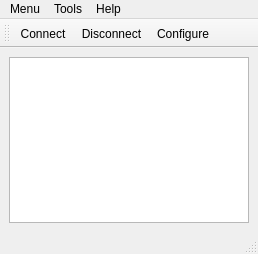
<?xml version="1.0" encoding="UTF-8"?>
<ui version="4.0">
 <class>MainWindow</class>
 <widget class="QMainWindow" name="MainWindow">
  <property name="geometry">
   <rect>
    <x>0</x>
    <y>0</y>
    <width>258</width>
    <height>254</height>
   </rect>
  </property>
  <property name="windowTitle">
   <string>Serial Test</string>
  </property>
  <widget class="QWidget" name="centralwidget">
   <layout class="QVBoxLayout" name="verticalLayout">
    <item>
     <layout class="QHBoxLayout" name="horizontalLayout"/>
    </item>
    <item>
     <widget class="QTextBrowser" name="console"/>
    </item>
   </layout>
  </widget>
  <widget class="QMenuBar" name="menubar">
   <property name="geometry">
    <rect>
     <x>0</x>
     <y>0</y>
     <width>258</width>
     <height>21</height>
    </rect>
   </property>
   <widget class="QMenu" name="menuConnect">
    <property name="title">
     <string>Menu</string>
    </property>
    <addaction name="actionConnect"/>
    <addaction name="actionDisconnect"/>
    <addaction name="separator"/>
    <addaction name="actionQuit"/>
   </widget>
   <widget class="QMenu" name="menuTools">
    <property name="title">
     <string>Tools</string>
    </property>
    <addaction name="actionConfigure"/>
   </widget>
   <widget class="QMenu" name="menuHelp">
    <property name="title">
     <string>Help</string>
    </property>
    <addaction name="actionAbout"/>
    <addaction name="actionAbout_Qt"/>
   </widget>
   <addaction name="menuConnect"/>
   <addaction name="menuTools"/>
   <addaction name="menuHelp"/>
  </widget>
  <widget class="QStatusBar" name="statusbar"/>
  <widget class="QToolBar" name="toolBar">
   <property name="windowTitle">
    <string>toolBar</string>
   </property>
   <attribute name="toolBarArea">
    <enum>TopToolBarArea</enum>
   </attribute>
   <attribute name="toolBarBreak">
    <bool>false</bool>
   </attribute>
   <addaction name="actionConnect"/>
   <addaction name="actionDisconnect"/>
   <addaction name="actionConfigure"/>
  </widget>
  <action name="actionConnect">
   <property name="icon">
    <iconset resource="icone.qrc">
     <normaloff>:/iconeSerial/icone/usb.png</normaloff>:/iconeSerial/icone/usb.png</iconset>
   </property>
   <property name="text">
    <string>&amp;Connect</string>
   </property>
  </action>
  <action name="actionDisconnect">
   <property name="icon">
    <iconset resource="icone.qrc">
     <normaloff>:/iconeSerial/icone/disconnect.png</normaloff>:/iconeSerial/icone/disconnect.png</iconset>
   </property>
   <property name="text">
    <string>&amp;Disconnect</string>
   </property>
  </action>
  <action name="actionQuit">
   <property name="icon">
    <iconset resource="icone.qrc">
     <normaloff>:/iconeWindows/icone/remove.png</normaloff>:/iconeWindows/icone/remove.png</iconset>
   </property>
   <property name="text">
    <string>&amp;Quit</string>
   </property>
  </action>
  <action name="actionConfigure">
   <property name="icon">
    <iconset resource="icone.qrc">
     <normaloff>:/iconeSerial/icone/settings.png</normaloff>:/iconeSerial/icone/settings.png</iconset>
   </property>
   <property name="text">
    <string>Configure</string>
   </property>
  </action>
  <action name="actionAbout">
   <property name="icon">
    <iconset resource="icone.qrc">
     <normaloff>:/iconeWindows/icone/question.png</normaloff>:/iconeWindows/icone/question.png</iconset>
   </property>
   <property name="text">
    <string>About</string>
   </property>
  </action>
  <action name="actionAbout_Qt">
   <property name="icon">
    <iconset resource="icone.qrc">
     <normaloff>:/iconeWindows/icone/Qt_logo_2016.svg.png</normaloff>:/iconeWindows/icone/Qt_logo_2016.svg.png</iconset>
   </property>
   <property name="text">
    <string>About Qt</string>
   </property>
  </action>
 </widget>
 <resources>
  <include location="icone.qrc"/>
 </resources>
 <connections/>
</ui>
